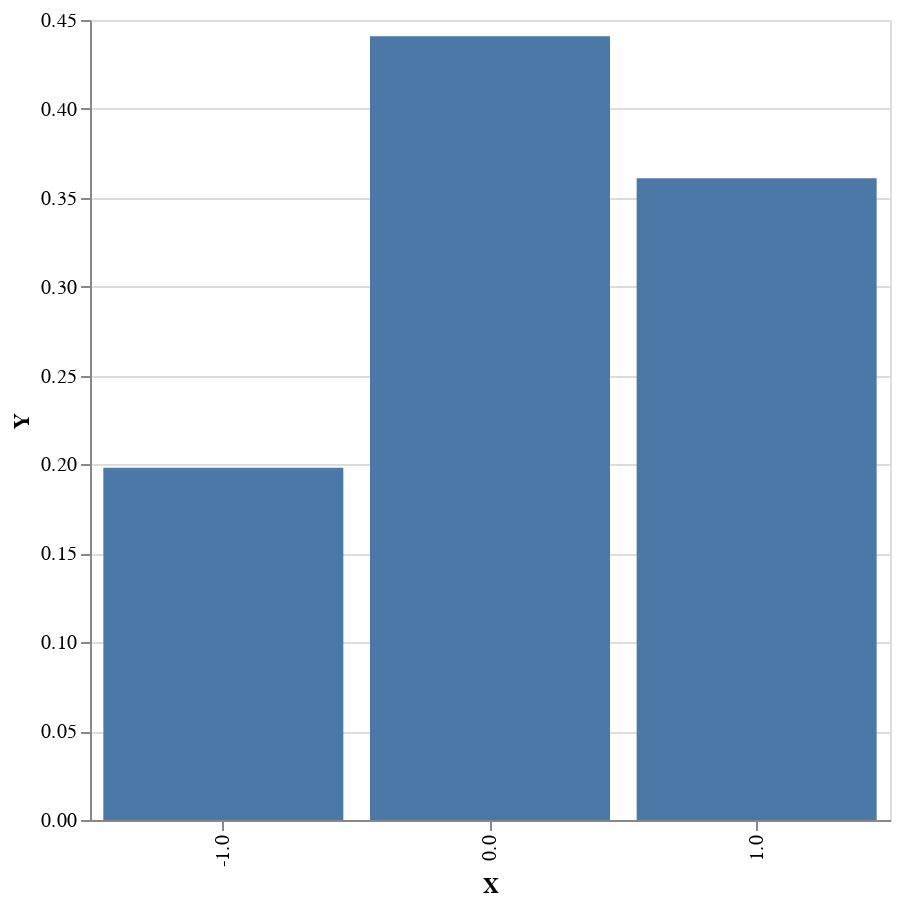

The code cell stored with this chart in its notebook:
### Code cell
plot (first (pack . show) <$> inferredDistribution)

### Figure 1 — Vega-Lite specification as saved in the notebook (floating-point values rounded to 4 significant figures)
{"$schema": "https://vega.github.io/schema/vega-lite/v4.json", "data": {"values": [{"X": "0.0", "Y": 0.4409}, {"X": "1.0", "Y": 0.361}, {"X": "-1.0", "Y": 0.1981}]}, "encoding": {"x": {"field": "X", "type": "nominal"}, "y": {"field": "Y", "type": "quantitative"}}, "height": 400, "mark": "bar", "width": 400}
